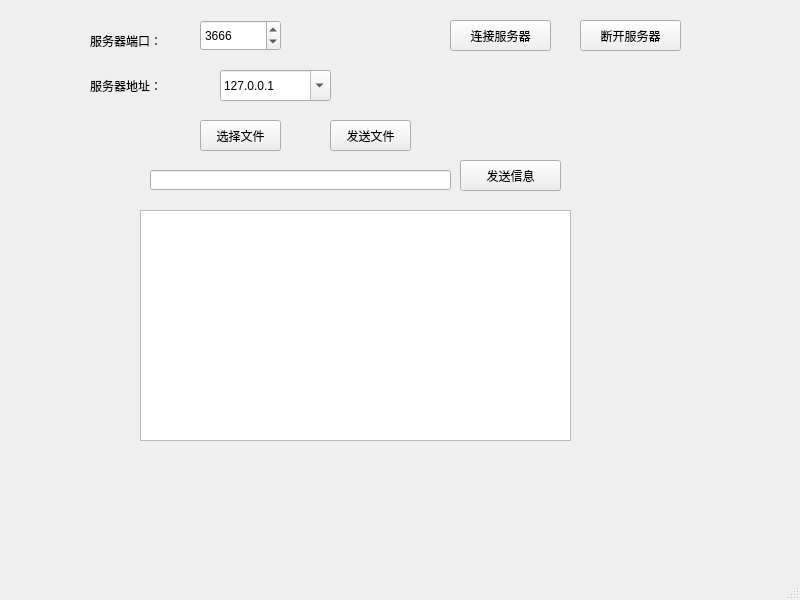
<?xml version="1.0" encoding="UTF-8"?>
<ui version="4.0">
 <class>MainWindow</class>
 <widget class="QMainWindow" name="MainWindow">
  <property name="geometry">
   <rect>
    <x>0</x>
    <y>0</y>
    <width>800</width>
    <height>600</height>
   </rect>
  </property>
  <property name="windowTitle">
   <string>MainWindow</string>
  </property>
  <widget class="QWidget" name="centralwidget">
   <widget class="QWidget" name="widget" native="true">
    <property name="geometry">
     <rect>
      <x>50</x>
      <y>10</y>
      <width>651</width>
      <height>531</height>
     </rect>
    </property>
    <widget class="QPlainTextEdit" name="plainTextEdit_DispMsg">
     <property name="geometry">
      <rect>
       <x>90</x>
       <y>200</y>
       <width>431</width>
       <height>231</height>
      </rect>
     </property>
    </widget>
    <widget class="QPushButton" name="pushButton_Connect">
     <property name="geometry">
      <rect>
       <x>400</x>
       <y>10</y>
       <width>101</width>
       <height>31</height>
      </rect>
     </property>
     <property name="text">
      <string>连接服务器</string>
     </property>
    </widget>
    <widget class="QPushButton" name="pushButton_Disconnect">
     <property name="geometry">
      <rect>
       <x>530</x>
       <y>10</y>
       <width>101</width>
       <height>31</height>
      </rect>
     </property>
     <property name="text">
      <string>断开服务器</string>
     </property>
    </widget>
    <widget class="QLineEdit" name="lineEdit_InputMsg">
     <property name="geometry">
      <rect>
       <x>100</x>
       <y>160</y>
       <width>301</width>
       <height>20</height>
      </rect>
     </property>
    </widget>
    <widget class="QPushButton" name="pushButton_Send">
     <property name="geometry">
      <rect>
       <x>410</x>
       <y>150</y>
       <width>101</width>
       <height>31</height>
      </rect>
     </property>
     <property name="text">
      <string>发送信息</string>
     </property>
    </widget>
    <widget class="QComboBox" name="comboBoxIp">
     <property name="geometry">
      <rect>
       <x>170</x>
       <y>60</y>
       <width>111</width>
       <height>31</height>
      </rect>
     </property>
     <property name="editable">
      <bool>true</bool>
     </property>
     <property name="currentText">
      <string>127.0.0.1</string>
     </property>
    </widget>
    <widget class="QSpinBox" name="spinBoxPort">
     <property name="geometry">
      <rect>
       <x>150</x>
       <y>10</y>
       <width>81</width>
       <height>31</height>
      </rect>
     </property>
     <property name="maximum">
      <number>9999</number>
     </property>
     <property name="value">
      <number>3666</number>
     </property>
    </widget>
    <widget class="QLabel" name="labelip">
     <property name="geometry">
      <rect>
       <x>40</x>
       <y>60</y>
       <width>111</width>
       <height>31</height>
      </rect>
     </property>
     <property name="text">
      <string>服务器地址：</string>
     </property>
    </widget>
    <widget class="QLabel" name="labelport">
     <property name="geometry">
      <rect>
       <x>40</x>
       <y>10</y>
       <width>91</width>
       <height>41</height>
      </rect>
     </property>
     <property name="text">
      <string>服务器端口：</string>
     </property>
    </widget>
    <widget class="QPushButton" name="buttonFile">
     <property name="geometry">
      <rect>
       <x>150</x>
       <y>110</y>
       <width>81</width>
       <height>31</height>
      </rect>
     </property>
     <property name="text">
      <string>选择文件</string>
     </property>
    </widget>
    <widget class="QPushButton" name="buttonSend">
     <property name="geometry">
      <rect>
       <x>280</x>
       <y>110</y>
       <width>81</width>
       <height>31</height>
      </rect>
     </property>
     <property name="text">
      <string>发送文件</string>
     </property>
    </widget>
   </widget>
  </widget>
  <widget class="QMenuBar" name="menubar">
   <property name="geometry">
    <rect>
     <x>0</x>
     <y>0</y>
     <width>800</width>
     <height>21</height>
    </rect>
   </property>
  </widget>
  <widget class="QStatusBar" name="statusbar"/>
 </widget>
 <resources/>
 <connections/>
</ui>
